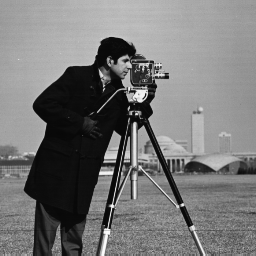
%> input picture IP01/cameraman.tif, 256 x 256 px
$ octave --eval "result = DFT_1D(im2double(imread('../IP01/cameraman.tif')));"   (GNU Octave 9; MATLAB toolbox functions it lacks are replaced by stand-ins)
%> lines starting %> are read from the running program, lines starting %| are printed output that depends on the picture
### IP06/fftshow.m
function fftshow(f, type)
 if nargin < 2
    type = 'log';
 end
 if ( strcmp(type,'log')==1)
    f1 = log(1+abs(f));
    fm = max(f1(:))
    imshow(im2uint8(f1/fm));
 elseif ( strcmp(type, 'abs')==1)
    fa = abs(f);
    fm = max(fa(:))
    imshow(fa/fm);
 else
    error('TYPE must be abs or log.');
 end
end

### IP06/DFT_1D.m
function y = DFT_1D( im )
width=size(im, 2);
%> width = 256
height=size(im, 1);
%> height = 256
color=size(im, 3);
%> color = 1
w=exp((2*pi*-1i)/width);
N=width;
%> N = 256
arr=zeros(N,N);
for m=1:N,
    for n=1:N,
        arr(n,m)=(w^((m-1)*(n-1)));
    end
end
im=im';
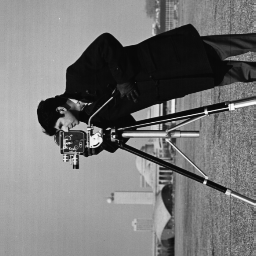
%> im: size 256x256 double; min 0.0275, max 0.992, mean 0.466
y=arr*im;
figure, fftshow(y, 'log');
%> in fftshow, `f1 = log(1+abs(f));`:
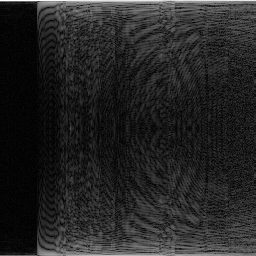
%> f1: size 256x256 double; min 4e-14, max 5.16, mean 0.752; drawn with min black and max white
%> in fftshow, `fm = max(f1(:))`: fm = 5.16
end
